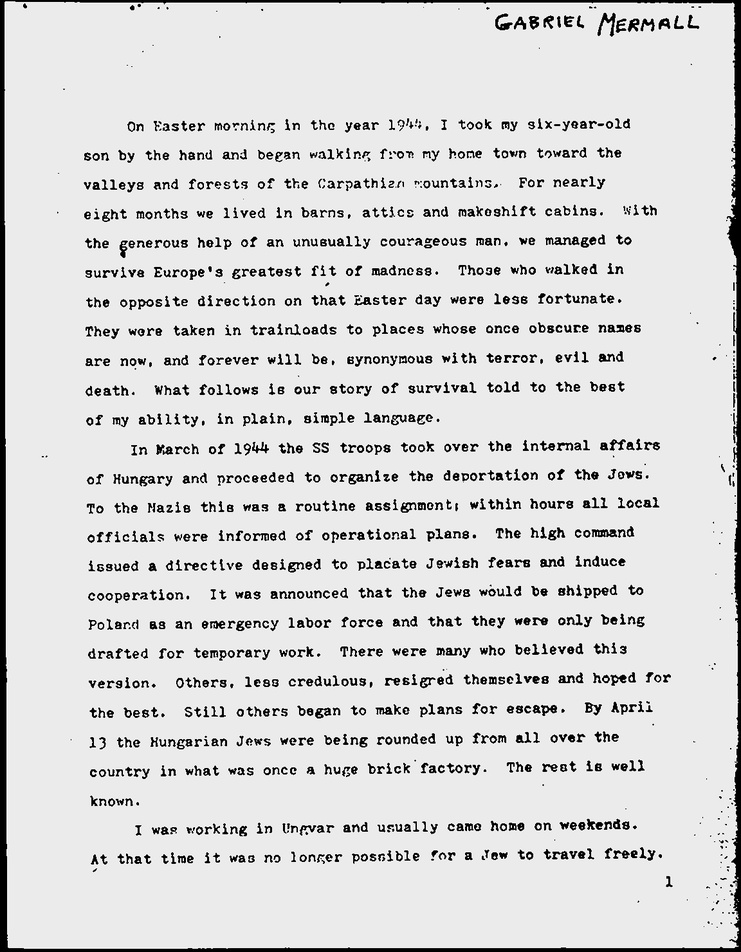
#> input picture temp/no_borders.jpg, 741 x 952 px, shrunk from 1152 x 1480 before the run
$ python seven.py
#> lines starting #> are read from the running program, lines starting #| are printed output that depends on the picture
import cv2
color=[255,255,255]
t,b,l,r=[150]*4
img=cv2.imread("temp/no_borders.jpg")
#> img is the input picture: shape (952, 741, 3); min 0, max 255, mean 215.6
image_with_border=cv2.copyMakeBorder(img,t,b,l,r,cv2.BORDER_CONSTANT,value=color)
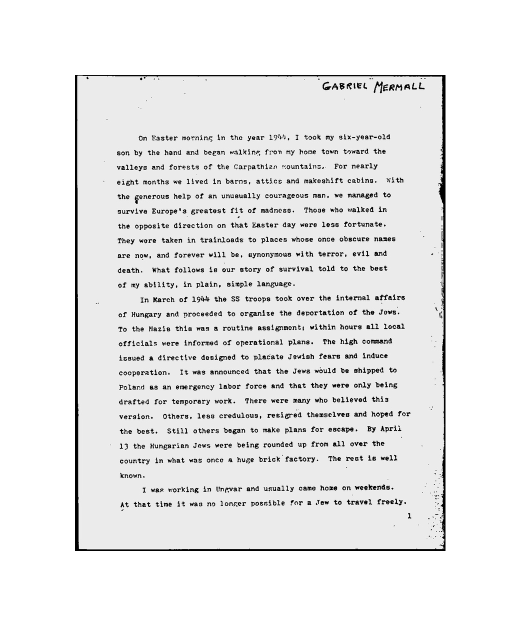
#> image_with_border: shape (1252, 1041, 3) (shown at 1/2 size); min 0, max 255, mean 233.7
cv2.imwrite("temp/image_with_bporder.jpg",image_with_border)

$ run again, with temp/new_boxes.png saved as temp/no_borders.jpg
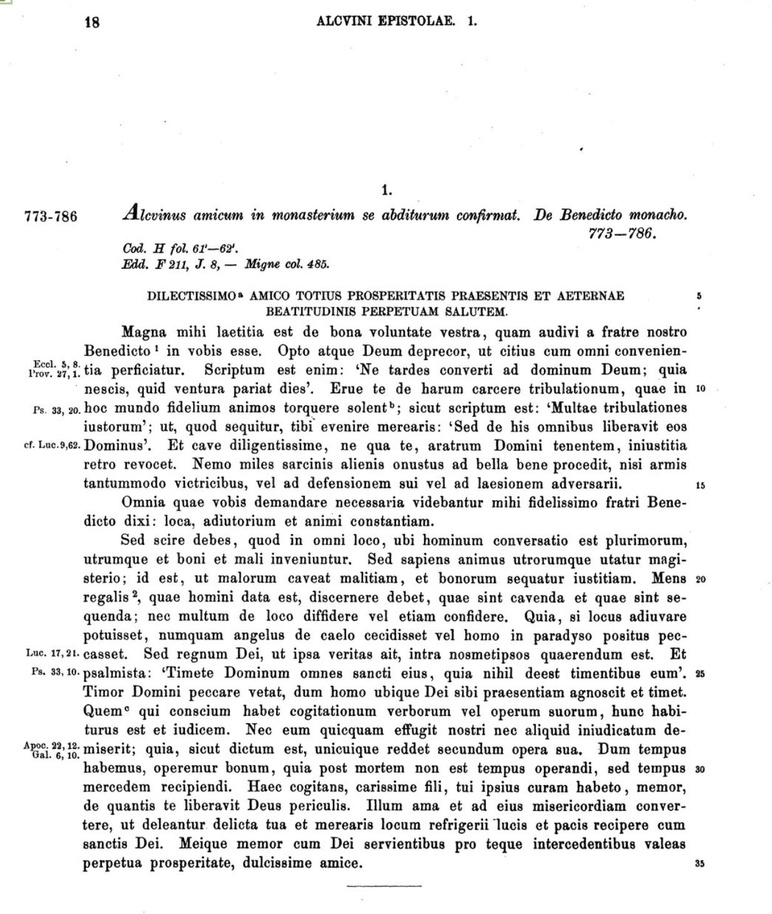
#> input picture temp/new_boxes.png, 772 x 914 px, shrunk from 1236 x 1462 before the run
#> img is the input picture: shape (914, 772, 3); mean B, G, R 233, 233, 233
#> `image_with_border=cv2.copyMakeBorder(img,t,b,l,r,cv2.BORDER_CONSTANT,v..`:
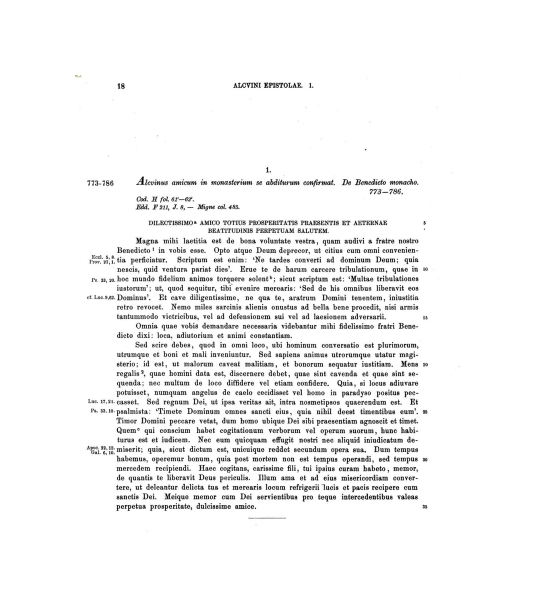
#> image_with_border: shape (1214, 1072, 3) (shown at 1/2 size); mean B, G, R 243.1, 243.1, 243.1
